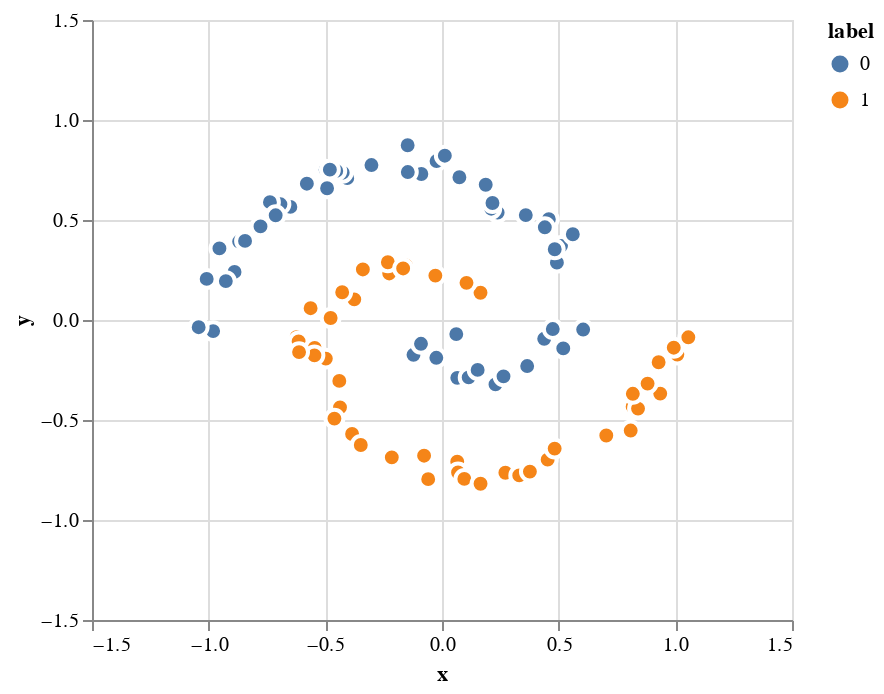

Source (notebook cell):
### Code cell
points, labels = make_spirals(100, noise_std=0.05)
df = pd.DataFrame({'x': points[:, 0], 'y': points[:, 1], 'label': labels})

spirals_x_axis = alt.X('x', scale=alt.Scale(domain=[-1.5, 1.5], nice=False))
spirals_y_axis = alt.Y('y', scale=alt.Scale(domain=[-1.5, 1.5], nice=False))

spiral_chart = alt.Chart(df, width=350, height=300).mark_circle(stroke="white", size=80, opacity=1).encode(
    x=spirals_x_axis, y=spirals_y_axis, 
    color=alt.Color('label:N'))
spiral_chart.save('two_spirals.html')
spiral_chart

### Figure 1 — Vega-Lite specification as saved in the notebook (floating-point values rounded to 4 significant figures)
{"config": {"view": {"continuousWidth": 400, "continuousHeight": 300}}, "data": {"name": "data-46792f3edd8503a4031c56d279232da6"}, "mark": {"type": "circle", "opacity": 1, "size": 80, "stroke": "white"}, "encoding": {"color": {"type": "nominal", "field": "label"}, "x": {"type": "quantitative", "field": "x", "scale": {"domain": [-1.5, 1.5], "nice": false}}, "y": {"type": "quantitative", "field": "y", "scale": {"domain": [-1.5, 1.5], "nice": false}}}, "height": 300, "width": 350, "$schema": "https://vega.github.io/schema/vega-lite/v4.8.1.json", "datasets": {"data-46792f3edd8503a4031c56d279232da6": [{"x": 0.06125, "y": -0.07051, "label": 0}, {"x": -0.1222, "y": -0.174, "label": 0}, {"x": -0.09004, "y": -0.119, "label": 0}, {"x": 0.165, "y": 0.1364, "label": 1}, {"x": 0.105, "y": 0.1857, "label": 1}, {"x": -0.02432, "y": -0.189, "label": 0}, {"x": 0.06548, "y": -0.2893, "label": 0}, {"x": -0.02845, "y": 0.2221, "label": 1}, {"x": 0.1144, "y": -0.287, "label": 0}, {"x": 0.2292, "y": -0.322, "label": 0}, {"x": -0.155, "y": 0.2726, "label": 1}, {"x": -0.2261, "y": 0.2328, "label": 1}, {"x": 0.2636, "y": -0.2818, "label": 0}, {"x": 0.1528, "y": -0.2494, "label": 0}, {"x": -0.232, "y": 0.2887, "label": 1}, {"x": -0.1665, "y": 0.2578, "label": 1}, {"x": 0.3651, "y": -0.2303, "label": 0}, {"x": -0.3391, "y": 0.2528, "label": 1}, {"x": 0.5197, "y": -0.1421, "label": 0}, {"x": -0.376, "y": 0.1033, "label": 1}, {"x": -0.4278, "y": 0.1386, "label": 1}, {"x": 0.4578, "y": -0.08415, "label": 0}, {"x": 0.438, "y": -0.09397, "label": 0}, {"x": 0.4747, "y": -0.0453, "label": 0}, {"x": 0.605, "y": -0.04781, "label": 0}, {"x": -0.5631, "y": 0.059, "label": 1}, {"x": -0.6238, "y": -0.08622, "label": 1}, {"x": -0.4773, "y": 0.0101, "label": 1}, {"x": -0.6144, "y": -0.1073, "label": 1}, {"x": -0.4979, "y": -0.193, "label": 1}, {"x": -0.5456, "y": -0.1397, "label": 1}, {"x": -0.5467, "y": -0.1766, "label": 1}, {"x": -0.6126, "y": -0.1604, "label": 1}, {"x": 0.4924, "y": 0.2867, "label": 0}, {"x": 0.5101, "y": 0.3707, "label": 0}, {"x": -0.4401, "y": -0.3047, "label": 1}, {"x": 0.5606, "y": 0.4286, "label": 0}, {"x": 0.4831, "y": 0.3538, "label": 0}, {"x": -0.4371, "y": -0.4368, "label": 1}, {"x": -0.4611, "y": -0.4931, "label": 1}, {"x": 0.4579, "y": 0.5039, "label": 0}, {"x": 0.4407, "y": 0.4635, "label": 0}, {"x": 0.2385, "y": 0.5371, "label": 0}, {"x": -0.3853, "y": -0.57, "label": 1}, {"x": 0.3591, "y": 0.5246, "label": 0}, {"x": -0.3481, "y": -0.625, "label": 1}, {"x": 0.2109, "y": 0.5565, "label": 0}, {"x": 0.2112, "y": 0.6, "label": 0}, {"x": 0.1873, "y": 0.6762, "label": 0}, {"x": 0.2163, "y": 0.5848, "label": 0}, {"x": -0.2151, "y": -0.6868, "label": 1}, {"x": 0.07456, "y": 0.7137, "label": 0}, {"x": -0.07675, "y": -0.6785, "label": 1}, {"x": -0.05915, "y": -0.7958, "label": 1}, {"x": -0.02338, "y": 0.7948, "label": 0}, {"x": 0.01216, "y": 0.8215, "label": 0}, {"x": -0.08853, "y": 0.7301, "label": 0}, {"x": 0.06527, "y": -0.7082, "label": 1}, {"x": 0.06885, "y": -0.7626, "label": 1}, {"x": 0.09572, "y": -0.7946, "label": 1}, {"x": 0.1652, "y": -0.8187, "label": 1}, {"x": -0.1466, "y": 0.7398, "label": 0}, {"x": -0.1472, "y": 0.8738, "label": 0}, {"x": -0.3024, "y": 0.7747, "label": 0}, {"x": 0.2716, "y": -0.7636, "label": 1}, {"x": 0.3311, "y": -0.7769, "label": 1}, {"x": -0.4062, "y": 0.7092, "label": 0}, {"x": 0.3767, "y": -0.7579, "label": 1}, {"x": -0.4987, "y": 0.751, "label": 0}, {"x": -0.4256, "y": 0.7365, "label": 0}, {"x": -0.4532, "y": 0.7456, "label": 0}, {"x": 0.4528, "y": -0.6982, "label": 1}, {"x": -0.4806, "y": 0.7517, "label": 0}, {"x": -0.5792, "y": 0.6815, "label": 0}, {"x": 0.4828, "y": -0.643, "label": 1}, {"x": -0.4925, "y": 0.6588, "label": 0}, {"x": -0.6499, "y": 0.5655, "label": 0}, {"x": -0.6924, "y": 0.5786, "label": 0}, {"x": 0.7041, "y": -0.5774, "label": 1}, {"x": -0.7374, "y": 0.5892, "label": 0}, {"x": 0.8171, "y": -0.4335, "label": 1}, {"x": 0.8087, "y": -0.5528, "label": 1}, {"x": -0.7128, "y": 0.5235, "label": 0}, {"x": 0.8401, "y": -0.443, "label": 1}, {"x": -0.7778, "y": 0.468, "label": 0}, {"x": -0.8694, "y": 0.3923, "label": 0}, {"x": 0.8178, "y": -0.369, "label": 1}, {"x": -0.8441, "y": 0.3954, "label": 0}, {"x": 0.9353, "y": -0.3681, "label": 1}, {"x": 0.8811, "y": -0.3179, "label": 1}, {"x": -0.9539, "y": 0.358, "label": 0}, {"x": 0.9284, "y": -0.2111, "label": 1}, {"x": -0.8891, "y": 0.2403, "label": 0}, {"x": -0.9264, "y": 0.1946, "label": 0}, {"x": -1.008, "y": 0.2055, "label": 0}, {"x": 1.009, "y": -0.1726, "label": 1}, {"x": 0.9932, "y": -0.1386, "label": 1}, {"x": 1.056, "y": -0.08645, "label": 1}, {"x": -0.9809, "y": -0.05551, "label": 0}, {"x": -1.043, "y": -0.03598, "label": 0}]}}
